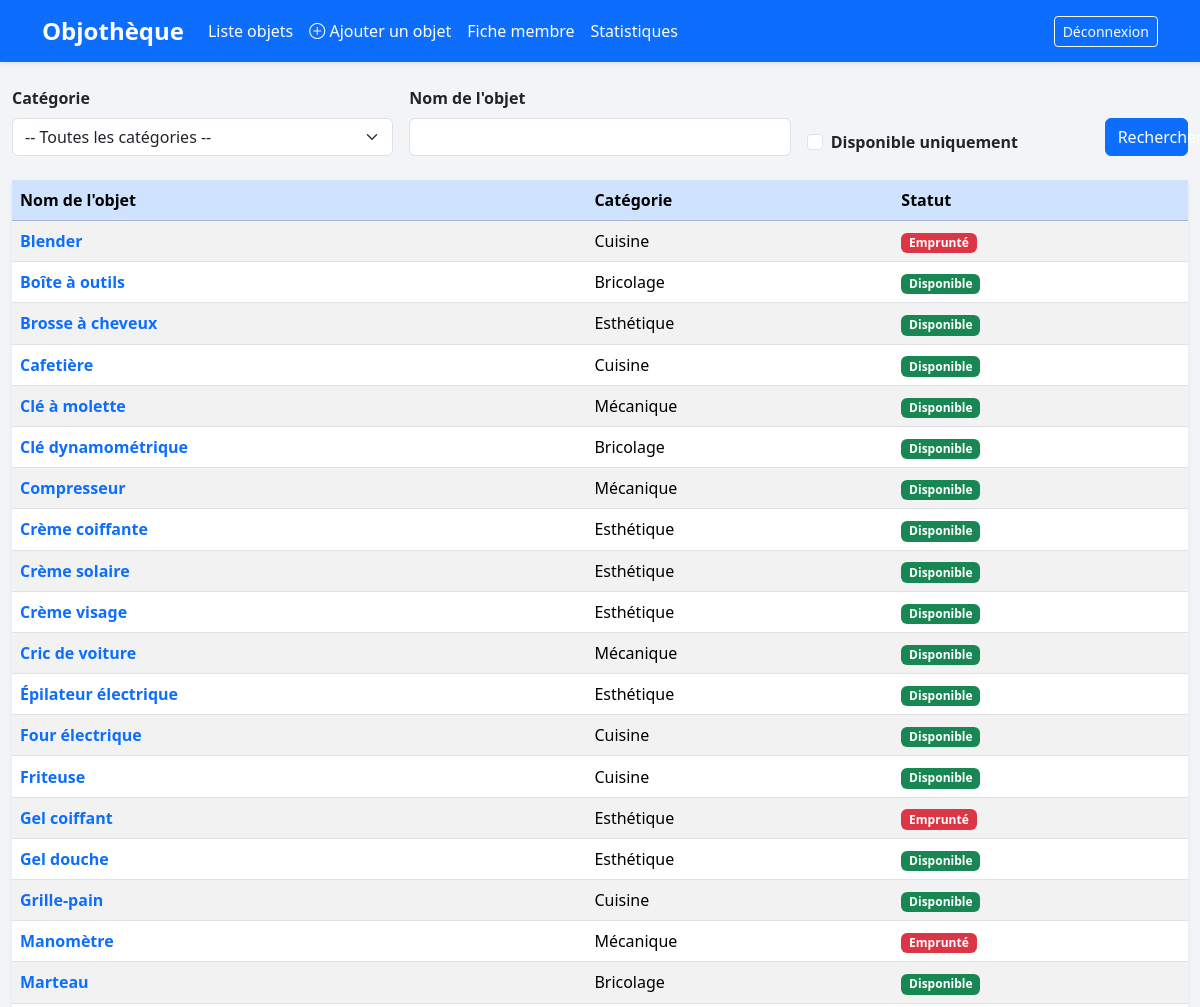
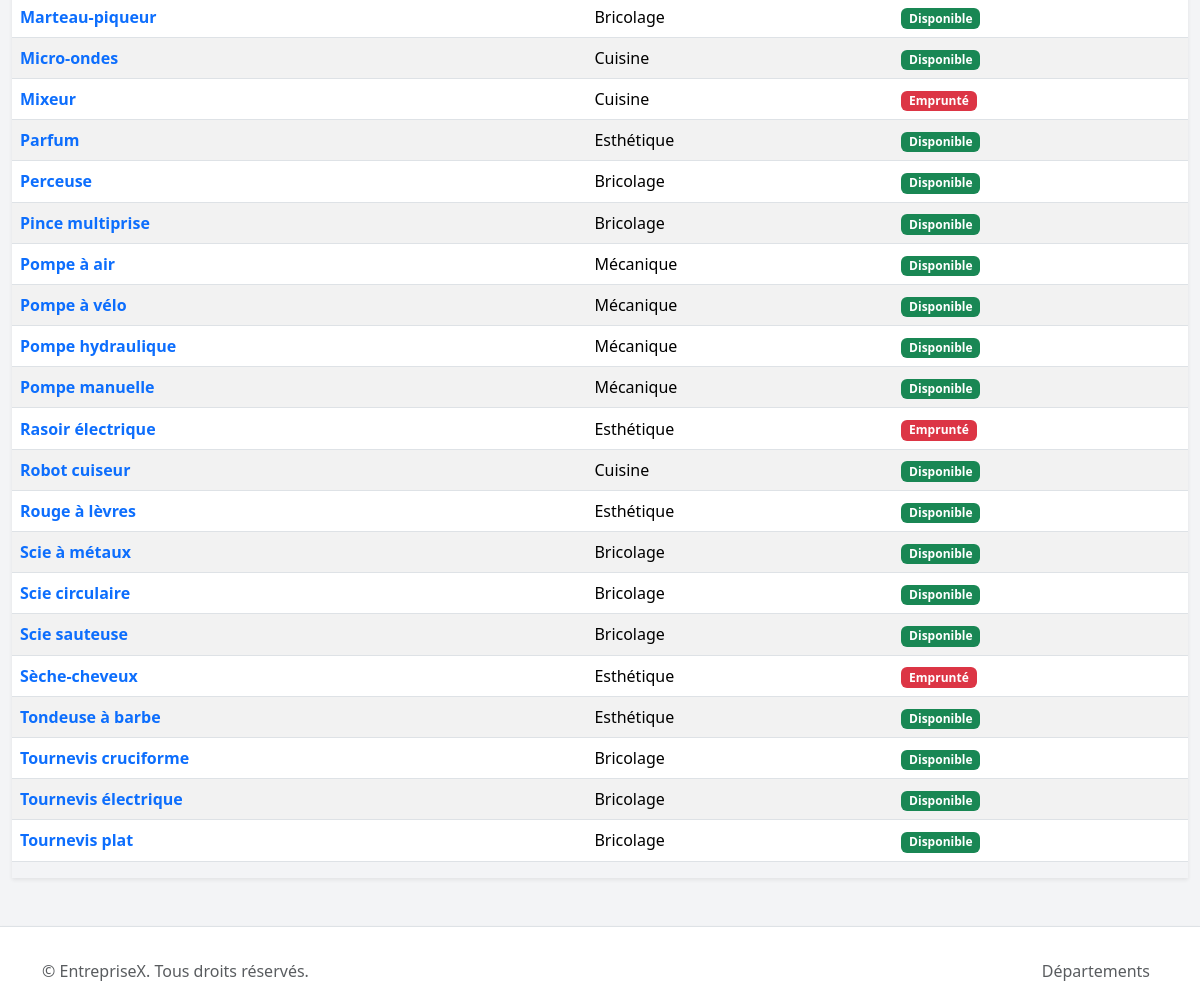
Page /model.php?page=objets on the committed database (2 pictures, top to bottom).
### tables this page shows
CREATE TABLE objet (
    id_objet INT AUTO_INCREMENT PRIMARY KEY,
    nom_objet VARCHAR(100),
    id_categorie INT,
    id_membre INT,
    FOREIGN KEY (id_categorie) REFERENCES categorie_objet(id_categorie),
    FOREIGN KEY (id_membre) REFERENCES membre(id_membre)
);

### includes/connexion.php (called while the page is built, shortened)
<?php
function dbConnect()
{
    $host = '127.0.0.1';
    $utilisateur = 'root';
    $motdepasse = 'fitahiana';
    $base = 'emprunt_objets';
   static $connect = null;
    if ($connect === null) {
        $connect = mysqli_connect($host, $utilisateur, $motdepasse, $base);
        mysqli_set_charset($connect, 'utf8mb4');
    }
    return $connect;
}
?>

### includes/fonctions.php (called while the page is built, shortened)
<?php
require 'connexion.php';
function chercherObjetsFiltres($categorie, $nom, $disponible) {
    $sql = "SELECT * FROM vue_objets_emprunts WHERE 1";
    $sql .= " ORDER BY nom_objet ASC";
    $query = mysqli_query(dbConnect(), $sql);
    $objets = [];
    while ($row = mysqli_fetch_assoc($query)) {
        $objets[] = $row;
    }
    return $objets;
}

### pages/objets.php (the view, shortened to what this page needs)
<?php
$categorie = $_GET['id_categorie'] ?? '';
$nom = $_GET['nom_objet'] ?? '';
$disponible = isset($_GET['disponible']);
$objets = chercherObjetsFiltres($categorie, $nom, $disponible);
?>
<div class="container-fluid">
  <form method="GET" action="model.php" class="row g-3 align-items-end mb-4">
    <div class="col-md-4">
      <label for="categorie" class="form-label fw-semibold">Catégorie</label>
      <select name="id_categorie" id="categorie" class="form-select">
        <option value="">-- Toutes les catégories --</option>
      </select>
    </div>
    <div class="col-md-4">
      <label for="nom_objet" class="form-label fw-semibold">Nom de l'objet</label>
      <input type="text" name="nom_objet" id="nom_objet" class="form-control" value="<?= htmlspecialchars($nom) ?>">
    </div>
    <div class="col-md-3">
      <div class="form-check mt-4">
        <input type="checkbox" name="disponible" id="disponible" class="form-check-input" <?= $disponible ? 'checked' : '' ?>>
        <label for="disponible" class="form-check-label fw-semibold">Disponible uniquement</label>
      </div>
    </div>
    <div class="col-md-1">
      <button type="submit" class="btn btn-primary w-100">Rechercher</button>
    </div>
  </form>
  <div class="table-responsive shadow-sm">
    <table class="table table-striped table-hover align-middle">
      <thead class="table-primary">
        <tr>
          <th>Nom de l'objet</th>
          <th>Catégorie</th>
          <th>Statut</th>
        </tr>
      </thead>
      <tbody>
        <?php if (empty($objets)) : ?>
          <tr><td colspan="3" class="text-center text-muted py-4">Aucun objet trouvé.</td></tr>
        <?php else : ?>
          <?php foreach ($objets as $objet) : ?>
            <tr>
              <td>
                <a href="model.php?page=fiche-objet&id_objet=<?= $objet['id_objet'] ?>" class="text-decoration-none fw-semibold">
                  <?= htmlspecialchars($objet['nom_objet']) ?>
                </a>
              </td>
              <td><?= htmlspecialchars($objet['nom_categorie']) ?></td>
              <td>
                <?php if (!empty($objet['date_retour'])) : ?>
                  <span class="badge bg-danger">Emprunté</span>
                <?php else : ?>
                  <span class="badge bg-success">Disponible</span>
                <?php endif; ?>
              </td>
            </tr>
          <?php endforeach; ?>
        <?php endif; ?>
      </tbody>
    </table>
  </div>
</div>

### assets/css/style.css (style rules this page uses)
html, body { background-color: #f3f4f6; font-family: 'Segoe UI', sans-serif; display: flex; flex-direction: column; height: 100%; }

### rows in the picture
objet: nom_objet "Blender", nom_categorie "Cuisine", shows "Emprunté"
objet: nom_objet "Boîte à outils", nom_categorie "Bricolage", shows "Disponible"
objet: nom_objet "Brosse à cheveux", nom_categorie "Esthétique", shows "Disponible"
objet: nom_objet "Cafetière", nom_categorie "Cuisine", shows "Disponible"
objet: nom_objet "Clé à molette", nom_categorie "Mécanique", shows "Disponible"
objet: nom_objet "Clé dynamométrique", nom_categorie "Bricolage", shows "Disponible"
objet: nom_objet "Compresseur", nom_categorie "Mécanique", shows "Disponible"
objet: nom_objet "Crème coiffante", nom_categorie "Esthétique", shows "Disponible"
objet: nom_objet "Crème solaire", nom_categorie "Esthétique", shows "Disponible"
objet: nom_objet "Crème visage", nom_categorie "Esthétique", shows "Disponible"
objet: nom_objet "Cric de voiture", nom_categorie "Mécanique", shows "Disponible"
objet: nom_objet "Épilateur électrique", nom_categorie "Esthétique", shows "Disponible"
objet: nom_objet "Four électrique", nom_categorie "Cuisine", shows "Disponible"
objet: nom_objet "Friteuse", nom_categorie "Cuisine", shows "Disponible"
objet: nom_objet "Gel coiffant", nom_categorie "Esthétique", shows "Emprunté"
objet: nom_objet "Gel douche", nom_categorie "Esthétique", shows "Disponible"
objet: nom_objet "Grille-pain", nom_categorie "Cuisine", shows "Disponible"
objet: nom_objet "Manomètre", nom_categorie "Mécanique", shows "Emprunté"
objet: nom_objet "Marteau", nom_categorie "Bricolage", shows "Disponible"
objet: nom_objet "Marteau-piqueur", nom_categorie "Bricolage", shows "Disponible"
objet: nom_objet "Micro-ondes", nom_categorie "Cuisine", shows "Disponible"
objet: nom_objet "Mixeur", nom_categorie "Cuisine", shows "Emprunté"
objet: nom_objet "Parfum", nom_categorie "Esthétique", shows "Disponible"
objet: nom_objet "Perceuse", nom_categorie "Bricolage", shows "Disponible"
objet: nom_objet "Pince multiprise", nom_categorie "Bricolage", shows "Disponible"
objet: nom_objet "Pompe à air", nom_categorie "Mécanique", shows "Disponible"
objet: nom_objet "Pompe à vélo", nom_categorie "Mécanique", shows "Disponible"
objet: nom_objet "Pompe hydraulique", nom_categorie "Mécanique", shows "Disponible"
objet: nom_objet "Pompe manuelle", nom_categorie "Mécanique", shows "Disponible"
objet: nom_objet "Rasoir électrique", nom_categorie "Esthétique", shows "Emprunté"
objet: nom_objet "Robot cuiseur", nom_categorie "Cuisine", shows "Disponible"
objet: nom_objet "Rouge à lèvres", nom_categorie "Esthétique", shows "Disponible"
objet: nom_objet "Scie à métaux", nom_categorie "Bricolage", shows "Disponible"
objet: nom_objet "Scie circulaire", nom_categorie "Bricolage", shows "Disponible"
objet: nom_objet "Scie sauteuse", nom_categorie "Bricolage", shows "Disponible"
objet: nom_objet "Sèche-cheveux", nom_categorie "Esthétique", shows "Emprunté"
objet: nom_objet "Tondeuse à barbe", nom_categorie "Esthétique", shows "Disponible"
objet: nom_objet "Tournevis cruciforme", nom_categorie "Bricolage", shows "Disponible"
objet: nom_objet "Tournevis électrique", nom_categorie "Bricolage", shows "Disponible"
objet: nom_objet "Tournevis plat", nom_categorie "Bricolage", shows "Disponible"
